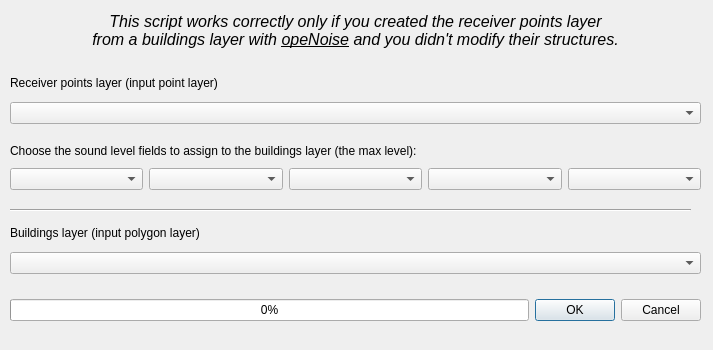
<?xml version="1.0" encoding="UTF-8"?>
<ui version="4.0">
 <class>AssignLevelsToBuildings_window</class>
 <widget class="QDialog" name="AssignLevelsToBuildings_window">
  <property name="enabled">
   <bool>true</bool>
  </property>
  <property name="geometry">
   <rect>
    <x>0</x>
    <y>0</y>
    <width>713</width>
    <height>350</height>
   </rect>
  </property>
  <property name="sizePolicy">
   <sizepolicy hsizetype="Fixed" vsizetype="Fixed">
    <horstretch>0</horstretch>
    <verstretch>0</verstretch>
   </sizepolicy>
  </property>
  <property name="minimumSize">
   <size>
    <width>713</width>
    <height>350</height>
   </size>
  </property>
  <property name="maximumSize">
   <size>
    <width>713</width>
    <height>350</height>
   </size>
  </property>
  <property name="sizeIncrement">
   <size>
    <width>0</width>
    <height>0</height>
   </size>
  </property>
  <property name="windowTitle">
   <string>opeNoise - Assign Levels To Buildings</string>
  </property>
  <property name="locale">
   <locale language="Italian" country="Italy"/>
  </property>
  <widget class="QWidget" name="verticalLayoutWidget">
   <property name="geometry">
    <rect>
     <x>10</x>
     <y>220</y>
     <width>691</width>
     <height>61</height>
    </rect>
   </property>
   <layout class="QVBoxLayout" name="buildings_layer_verticalLayout">
    <property name="sizeConstraint">
     <enum>QLayout::SetNoConstraint</enum>
    </property>
    <item>
     <widget class="QLabel" name="buildings_layer_label">
      <property name="sizePolicy">
       <sizepolicy hsizetype="Fixed" vsizetype="Fixed">
        <horstretch>0</horstretch>
        <verstretch>0</verstretch>
       </sizepolicy>
      </property>
      <property name="text">
       <string>Buildings layer (input polygon layer)</string>
      </property>
     </widget>
    </item>
    <item>
     <widget class="QComboBox" name="buildings_layer_comboBox"/>
    </item>
   </layout>
  </widget>
  <widget class="QWidget" name="horizontalLayoutWidget_2">
   <property name="geometry">
    <rect>
     <x>10</x>
     <y>290</y>
     <width>691</width>
     <height>41</height>
    </rect>
   </property>
   <layout class="QHBoxLayout" name="horizontalLayout">
    <item>
     <widget class="QProgressBar" name="progressBar">
      <property name="value">
       <number>0</number>
      </property>
     </widget>
    </item>
    <item>
     <widget class="QDialogButtonBox" name="run_buttonBox">
      <property name="sizePolicy">
       <sizepolicy hsizetype="Fixed" vsizetype="Fixed">
        <horstretch>0</horstretch>
        <verstretch>0</verstretch>
       </sizepolicy>
      </property>
      <property name="orientation">
       <enum>Qt::Horizontal</enum>
      </property>
      <property name="standardButtons">
       <set>QDialogButtonBox::Cancel|QDialogButtonBox::Ok</set>
      </property>
     </widget>
    </item>
   </layout>
  </widget>
  <widget class="QWidget" name="verticalLayoutWidget_2">
   <property name="geometry">
    <rect>
     <x>10</x>
     <y>70</y>
     <width>691</width>
     <height>61</height>
    </rect>
   </property>
   <layout class="QVBoxLayout" name="receivers_layer_verticalLayout">
    <property name="sizeConstraint">
     <enum>QLayout::SetNoConstraint</enum>
    </property>
    <item>
     <widget class="QLabel" name="receiver_points_layer_label">
      <property name="sizePolicy">
       <sizepolicy hsizetype="Fixed" vsizetype="Fixed">
        <horstretch>0</horstretch>
        <verstretch>0</verstretch>
       </sizepolicy>
      </property>
      <property name="text">
       <string>Receiver points layer (input point layer)</string>
      </property>
     </widget>
    </item>
    <item>
     <widget class="QComboBox" name="receiver_points_layer_comboBox"/>
    </item>
   </layout>
  </widget>
  <widget class="Line" name="line">
   <property name="geometry">
    <rect>
     <x>10</x>
     <y>200</y>
     <width>681</width>
     <height>20</height>
    </rect>
   </property>
   <property name="orientation">
    <enum>Qt::Horizontal</enum>
   </property>
  </widget>
  <widget class="QWidget" name="verticalLayoutWidget_3">
   <property name="geometry">
    <rect>
     <x>10</x>
     <y>140</y>
     <width>691</width>
     <height>54</height>
    </rect>
   </property>
   <layout class="QVBoxLayout" name="verticalLayout">
    <item>
     <widget class="QLabel" name="choose_fileds_label">
      <property name="sizePolicy">
       <sizepolicy hsizetype="Fixed" vsizetype="Fixed">
        <horstretch>0</horstretch>
        <verstretch>0</verstretch>
       </sizepolicy>
      </property>
      <property name="text">
       <string>Choose the sound level fields to assign to the buildings layer (the max level):</string>
      </property>
     </widget>
    </item>
    <item>
     <layout class="QHBoxLayout" name="horizontalLayout_2">
      <item>
       <widget class="QComboBox" name="level_1_comboBox">
        <property name="sizePolicy">
         <sizepolicy hsizetype="Preferred" vsizetype="Fixed">
          <horstretch>0</horstretch>
          <verstretch>0</verstretch>
         </sizepolicy>
        </property>
       </widget>
      </item>
      <item>
       <widget class="QComboBox" name="level_2_comboBox"/>
      </item>
      <item>
       <widget class="QComboBox" name="level_3_comboBox"/>
      </item>
      <item>
       <widget class="QComboBox" name="level_4_comboBox"/>
      </item>
      <item>
       <widget class="QComboBox" name="level_5_comboBox"/>
      </item>
     </layout>
    </item>
   </layout>
  </widget>
  <widget class="QLabel" name="note_label">
   <property name="geometry">
    <rect>
     <x>30</x>
     <y>10</y>
     <width>651</width>
     <height>41</height>
    </rect>
   </property>
   <property name="sizePolicy">
    <sizepolicy hsizetype="Fixed" vsizetype="Fixed">
     <horstretch>0</horstretch>
     <verstretch>0</verstretch>
    </sizepolicy>
   </property>
   <property name="font">
    <font>
     <family>Ubuntu</family>
     <pointsize>12</pointsize>
     <italic>false</italic>
    </font>
   </property>
   <property name="text">
    <string>&lt;html&gt;&lt;head/&gt;&lt;body&gt;&lt;p align=&quot;center&quot;&gt;&lt;span style=&quot; font-style:italic;&quot;&gt;This script works correctly only if you created the receiver points layer &lt;br/&gt;from a buildings layer with &lt;/span&gt;&lt;span style=&quot; font-style:italic; text-decoration: underline;&quot;&gt;opeNoise&lt;/span&gt;&lt;span style=&quot; font-style:italic;&quot;&gt; and you didn't modify their structures.&lt;/span&gt;&lt;/p&gt;&lt;/body&gt;&lt;/html&gt;</string>
   </property>
  </widget>
 </widget>
 <resources/>
 <connections>
  <connection>
   <sender>run_buttonBox</sender>
   <signal>accepted()</signal>
   <receiver>AssignLevelsToBuildings_window</receiver>
   <slot>accept()</slot>
   <hints>
    <hint type="sourcelabel">
     <x>248</x>
     <y>254</y>
    </hint>
    <hint type="destinationlabel">
     <x>157</x>
     <y>274</y>
    </hint>
   </hints>
  </connection>
  <connection>
   <sender>run_buttonBox</sender>
   <signal>rejected()</signal>
   <receiver>AssignLevelsToBuildings_window</receiver>
   <slot>reject()</slot>
   <hints>
    <hint type="sourcelabel">
     <x>316</x>
     <y>260</y>
    </hint>
    <hint type="destinationlabel">
     <x>286</x>
     <y>274</y>
    </hint>
   </hints>
  </connection>
 </connections>
</ui>
